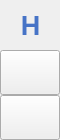
        <widget class="QFrame" name="leftMenuBg">
         <property name="enabled">
          <bool>true</bool>
         </property>
         <property name="minimumSize">
          <size>
           <width>60</width>
           <height>0</height>
          </size>
         </property>
         <property name="maximumSize">
          <size>
           <width>60</width>
           <height>16777215</height>
          </size>
         </property>
         <property name="frameShape">
          <enum>QFrame::NoFrame</enum>
         </property>
         <property name="frameShadow">
          <enum>QFrame::Raised</enum>
         </property>
         <layout class="QVBoxLayout" name="verticalLayout_3">
          <property name="spacing">
           <number>0</number>
          </property>
          <property name="leftMargin">
           <number>0</number>
          </property>
          <property name="topMargin">
           <number>0</number>
          </property>
          <property name="rightMargin">
           <number>0</number>
          </property>
          <property name="bottomMargin">
           <number>0</number>
          </property>
          <item>
           <widget class="QFrame" name="topLogoInfo">
            <property name="minimumSize">
             <size>
              <width>0</width>
              <height>50</height>
             </size>
            </property>
            <property name="maximumSize">
             <size>
              <width>16777215</width>
              <height>50</height>
             </size>
            </property>
            <property name="styleSheet">
             <string notr="true"/>
            </property>
            <property name="frameShape">
             <enum>QFrame::NoFrame</enum>
            </property>
            <property name="frameShadow">
             <enum>QFrame::Raised</enum>
            </property>
            <widget class="QLabel" name="titleLeftApp">
             <property name="geometry">
              <rect>
               <x>70</x>
               <y>8</y>
               <width>160</width>
               <height>41</height>
              </rect>
             </property>
             <property name="font">
              <font>
               <family>Segoe UI Semibold</family>
               <pointsize>12</pointsize>
               <weight>7</weight>
               <italic>false</italic>
               <bold>false</bold>
              </font>
             </property>
             <property name="text">
              <string>Auto Post</string>
             </property>
             <property name="alignment">
              <set>Qt::AlignLeading|Qt::AlignLeft|Qt::AlignTop</set>
             </property>
            </widget>
            <widget class="QLabel" name="titleLeftDescription">
             <property name="geometry">
              <rect>
               <x>70</x>
               <y>27</y>
               <width>160</width>
               <height>16</height>
              </rect>
             </property>
             <property name="maximumSize">
              <size>
               <width>16777215</width>
               <height>16</height>
              </size>
             </property>
             <property name="font">
              <font>
               <family>Segoe UI</family>
               <pointsize>8</pointsize>
               <weight>50</weight>
               <italic>false</italic>
               <bold>false</bold>
              </font>
             </property>
             <property name="text">
              <string/>
             </property>
             <property name="alignment">
              <set>Qt::AlignLeading|Qt::AlignLeft|Qt::AlignTop</set>
             </property>
            </widget>
            <widget class="QLabel" name="label">
             <property name="geometry">
              <rect>
               <x>0</x>
               <y>5</y>
               <width>61</width>
               <height>41</height>
              </rect>
             </property>
             <property name="text">
              <string>&lt;html&gt;&lt;head/&gt;&lt;body&gt;&lt;p align=&quot;center&quot;&gt;&lt;span style=&quot; font-size:20pt; font-weight:600; color:#4673c6;&quot;&gt;H&lt;/span&gt;&lt;/p&gt;&lt;/body&gt;&lt;/html&gt;</string>
             </property>
            </widget>
           </widget>
          </item>
          <item>
           <widget class="QFrame" name="leftMenuFrame">
            <property name="frameShape">
             <enum>QFrame::NoFrame</enum>
            </property>
            <property name="frameShadow">
             <enum>QFrame::Raised</enum>
            </property>
            <layout class="QVBoxLayout" name="verticalMenuLayout">
             <property name="spacing">
              <number>0</number>
             </property>
             <property name="leftMargin">
              <number>0</number>
             </property>
             <property name="topMargin">
              <number>0</number>
             </property>
             <property name="rightMargin">
              <number>0</number>
             </property>
             <property name="bottomMargin">
              <number>0</number>
             </property>
             <item>
              <widget class="QFrame" name="toggleBox">
               <property name="maximumSize">
                <size>
                 <width>16777215</width>
                 <height>15</height>
                </size>
               </property>
               <property name="frameShape">
                <enum>QFrame::NoFrame</enum>
               </property>
               <property name="frameShadow">
                <enum>QFrame::Raised</enum>
               </property>
               <layout class="QVBoxLayout" name="verticalLayout_4">
                <property name="spacing">
                 <number>0</number>
                </property>
                <property name="leftMargin">
                 <number>0</number>
                </property>
                <property name="topMargin">
                 <number>0</number>
                </property>
                <property name="rightMargin">
                 <number>0</number>
                </property>
                <property name="bottomMargin">
                 <number>0</number>
                </property>
               </layout>
              </widget>
             </item>
             <item alignment="Qt::AlignTop">
              <widget class="QFrame" name="topMenu">
               <property name="frameShape">
                <enum>QFrame::NoFrame</enum>
               </property>
               <property name="frameShadow">
                <enum>QFrame::Raised</enum>
               </property>
               <layout class="QVBoxLayout" name="verticalLayout_8">
                <property name="spacing">
                 <number>0</number>
                </property>
                <property name="leftMargin">
                 <number>0</number>
                </property>
                <property name="topMargin">
                 <number>0</number>
                </property>
                <property name="rightMargin">
                 <number>0</number>
                </property>
                <property name="bottomMargin">
                 <number>0</number>
                </property>
                <item>
                 <widget class="QPushButton" name="btn_home">
                  <property name="sizePolicy">
                   <sizepolicy hsizetype="Expanding" vsizetype="Fixed">
                    <horstretch>0</horstretch>
                    <verstretch>0</verstretch>
                   </sizepolicy>
                  </property>
                  <property name="minimumSize">
                   <size>
                    <width>0</width>
                    <height>45</height>
                   </size>
                  </property>
                  <property name="font">
                   <font>
                    <family>Segoe UI</family>
                    <pointsize>10</pointsize>
                    <weight>50</weight>
                    <italic>false</italic>
                    <bold>false</bold>
                   </font>
                  </property>
                  <property name="cursor">
                   <cursorShape>PointingHandCursor</cursorShape>
                  </property>
                  <property name="layoutDirection">
                   <enum>Qt::LeftToRight</enum>
                  </property>
                  <property name="styleSheet">
                   <string notr="true"/>
                  </property>
                  <property name="text">
                   <string/>
                  </property>
                  <property name="icon">
                   <iconset resource="resources.qrc">
                    <normaloff>:/icons/images/icons/cil-home.png</normaloff>:/icons/images/icons/cil-home.png</iconset>
                  </property>
                 </widget>
                </item>
                <item>
                 <widget class="QPushButton" name="btn_exit_2">
                  <property name="sizePolicy">
                   <sizepolicy hsizetype="Expanding" vsizetype="Fixed">
                    <horstretch>0</horstretch>
                    <verstretch>0</verstretch>
                   </sizepolicy>
                  </property>
                  <property name="minimumSize">
                   <size>
                    <width>0</width>
                    <height>45</height>
                   </size>
                  </property>
                  <property name="font">
                   <font>
                    <family>Segoe UI</family>
                    <pointsize>10</pointsize>
                    <weight>50</weight>
                    <italic>false</italic>
                    <bold>false</bold>
                   </font>
                  </property>
                  <property name="cursor">
                   <cursorShape>PointingHandCursor</cursorShape>
                  </property>
                  <property name="layoutDirection">
                   <enum>Qt::LeftToRight</enum>
                  </property>
                  <property name="styleSheet">
                   <string notr="true"/>
                  </property>
                  <property name="text">
                   <string/>
                  </property>
                  <property name="icon">
                   <iconset resource="resources.qrc">
                    <normaloff>:/icons/images/icons/cil-clock.png</normaloff>:/icons/images/icons/cil-clock.png</iconset>
                  </property>
                 </widget>
                </item>
               </layout>
              </widget>
             </item>
             <item alignment="Qt::AlignBottom">
              <widget class="QFrame" name="bottomMenu">
               <property name="frameShape">
                <enum>QFrame::NoFrame</enum>
               </property>
               <property name="frameShadow">
                <enum>QFrame::Raised</enum>
               </property>
               <layout class="QVBoxLayout" name="verticalLayout_9">
                <property name="spacing">
                 <number>0</number>
                </property>
                <property name="leftMargin">
                 <number>0</number>
                </property>
                <property name="topMargin">
                 <number>0</number>
                </property>
                <property name="rightMargin">
                 <number>0</number>
                </property>
                <property name="bottomMargin">
                 <number>0</number>
                </property>
               </layout>
              </widget>
             </item>
            </layout>
           </widget>
          </item>
         </layout>
        </widget>
